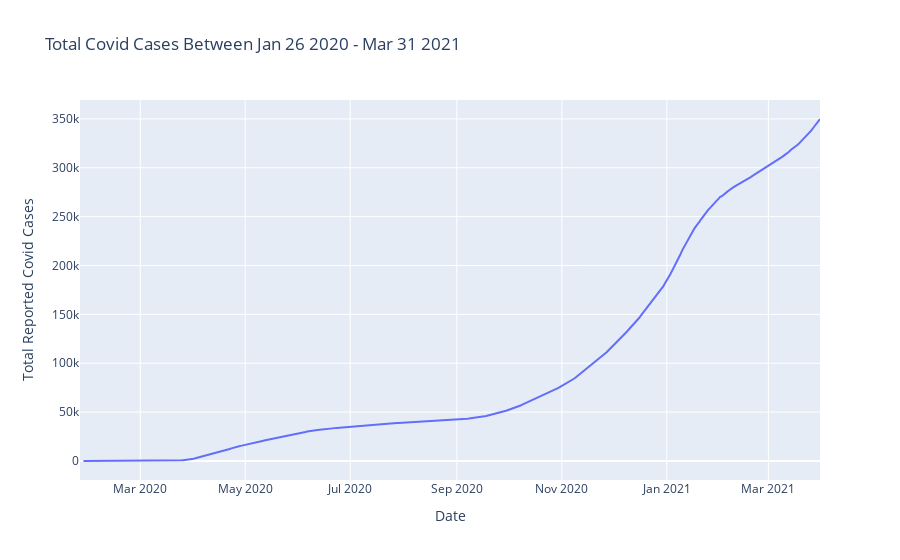

The notebook cell this image was saved under:
### Markdown cell above
We can begin by looking at the progression of total cases overtime across Toronto.

### Code cell
# Visualization of the time series data with x set to the date variable 
fig = px.line(cases_time_index,
              x="Reported Date",
              y="Total Cases",    
              labels={
                     "Reported Date": "Date",
                     "Total Cases": "Total Reported Covid Cases"
                 },
              title='Total Covid Cases Between Jan 26 2020 - Mar 31 2021')
fig.show()

### Figure 1 — Plotly figure (JSON) as saved in the notebook; plotly's stock layout.template omitted (floating-point values rounded to 4 significant figures; data arrays with more than 128 entries replaced by an {"elided": "..."} marker saying what was removed)
{"data": [{"hoverlabel": {"namelength": 0}, "hovertemplate": "Date=%{x}<br>Total Reported Covid Cases=%{y}", "legendgroup": "", "line": {"color": "#636efa", "dash": "solid"}, "mode": "lines", "name": "", "showlegend": false, "type": "scatter", "x": {"elided": "420 str values"}, "xaxis": "x", "y": {"elided": "420 int values"}, "yaxis": "y"}], "layout": {"legend": {"tracegroupgap": 0}, "title": {"text": "Total Covid Cases Between Jan 26 2020 - Mar 31 2021"}, "xaxis": {"anchor": "y", "domain": [0, 1], "title": {"text": "Date"}}, "yaxis": {"anchor": "x", "domain": [0, 1], "title": {"text": "Total Reported Covid Cases"}}}}
